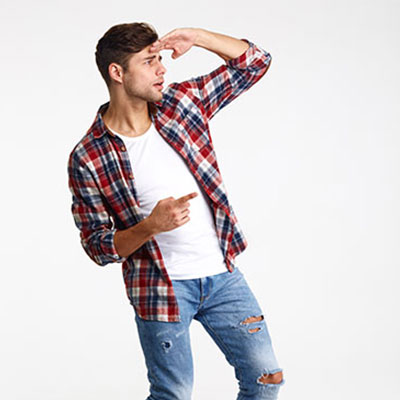
#> input picture staticfiles/photo2.jpg, 400 x 400 px
$ python -i image_des.py   (imports and definitions only)   (older library calls are emulated)
#> lines starting #> are read from the running program, lines starting #| are printed output that depends on the picture; pictures that were not available may be replaced by others from this repository, and a replacement may not be noted
#> in design, image is the input picture: PIL image 400x400 RGB; mean R, G, B 212.9, 207.4, 209.7
import requests
from PIL import Image, ImageFilter,ImageFont,ImageDraw
def dropShadow( image, offset=(5,10), background=0xffffff, shadow=0x444444,
                border=(125), iterations=3):
  """
  Add a gaussian blur drop shadow to an image.

  image       - The image to overlay on top of the shadow.
  offset      - Offset of the shadow from the image as an (x,y) tuple.  Can be
                positive or negative.
  background  - Background colour behind the image.
  shadow      - Shadow colour (darkness).
  border      - Width of the border around the image.  This must be wide
                enough to account for the blurring of the shadow.
  iterations  - Number of times to apply the filter.  More iterations
                produce a more blurred shadow, but increase processing time.
  """
#> called with offset = (0, 5), background = 15658734, shadow = 4473924, border = 125, iterations = 3

  # Create the backdrop image -- a box in the background colour with a
  # shadow on it.
  totalWidth = image.size[0] + abs(offset[0]) + 2*border
#> totalWidth = 650
  totalHeight = image.size[1] + abs(offset[1]) + 2*border
#> totalHeight = 655
  back = Image.open('posts/static/images/layout/bg.jpg')
  w,h=back.size
#> w = 400; h = 400
  new_height = totalHeight
#> new_height = 655
  new_width  = new_height * w / h
#> new_width = 655
  back = back.resize((int(float(new_width)), new_height), Image.ANTIALIAS)
  #area = (left, top, right, bot)
  area = (0, 0, totalWidth, totalHeight)
#> area = (0, 0, 650, 655)
  back = back.crop(area)
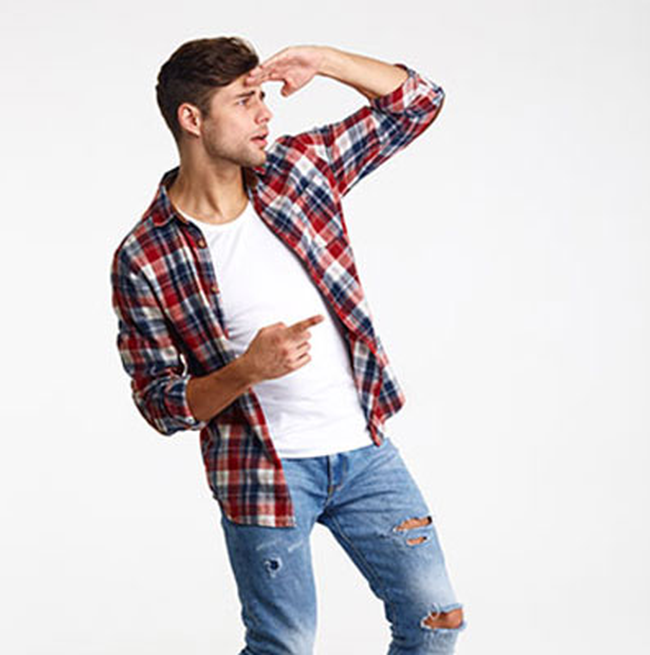
#> back: PIL image 650x655 RGB; mean R, G, B 212.6, 207.2, 209.4


  # Paste the input image onto the shadow backdrop
  imageLeft = border - min(offset[0], 0)
  imageTop = border - min(offset[1], 0)
  back.paste(image, (imageLeft, imageTop))
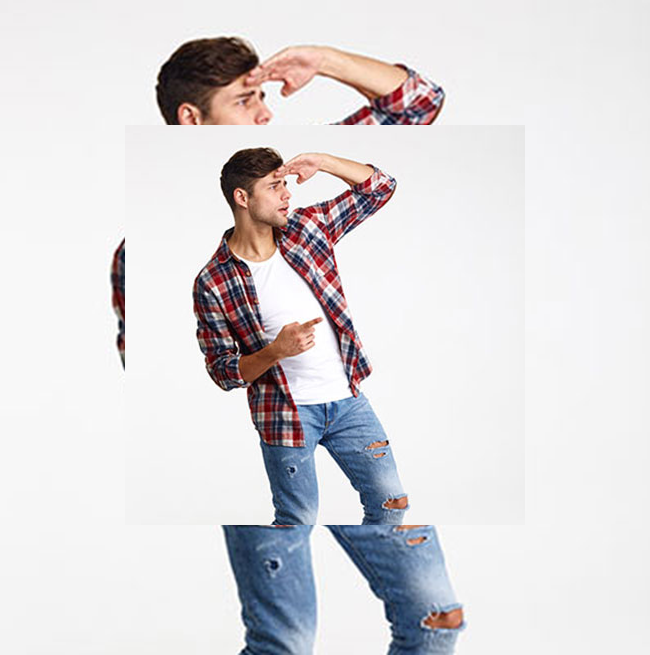
#> back: PIL image 650x655 RGB; mean R, G, B 220.7, 218, 219.9

  return back

def design(link):
    image = Image.open(requests.get(link, stream=True).raw)
    image.thumbnail( (700,700), Image.ANTIALIAS)

    #dropShadow(image).show()
    imagen=dropShadow(image, background=0xeeeeee, shadow=0x444444, offset=(0,5))
    #imagen.show()
    w,h=imagen.size
#> w = 650; h = 655

    croped=imagen.crop((75, 75 , w-75, h))
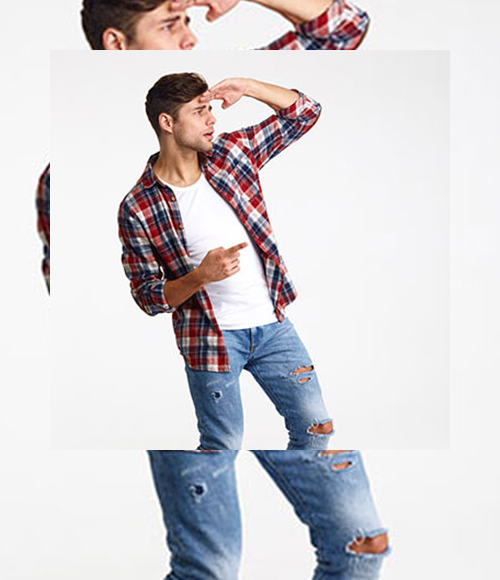
#> croped: PIL image 500x580 RGB; mean R, G, B 212.4, 209.2, 212.2
    #gp=Image.open('google.jpg')
    aps=Image.open('posts/static/images/layout/logos.png')
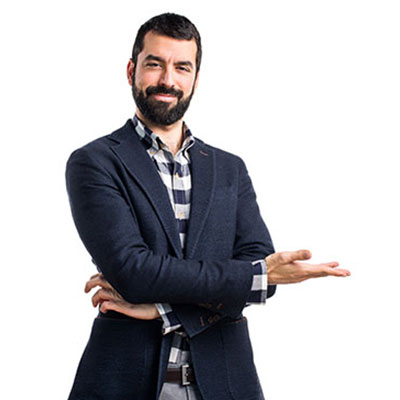
#> input picture staticfiles/photo1.jpg, 400 x 400 px, given in place of logos.png, which was not available
#> aps is the input picture: PIL image 400x400 RGB; mean R, G, B 188.1, 186.8, 189.8
    logo=Image.open('posts/static/images/layout/223.png')
#> (the run stopped early here; a loop or call above may not have finished)
